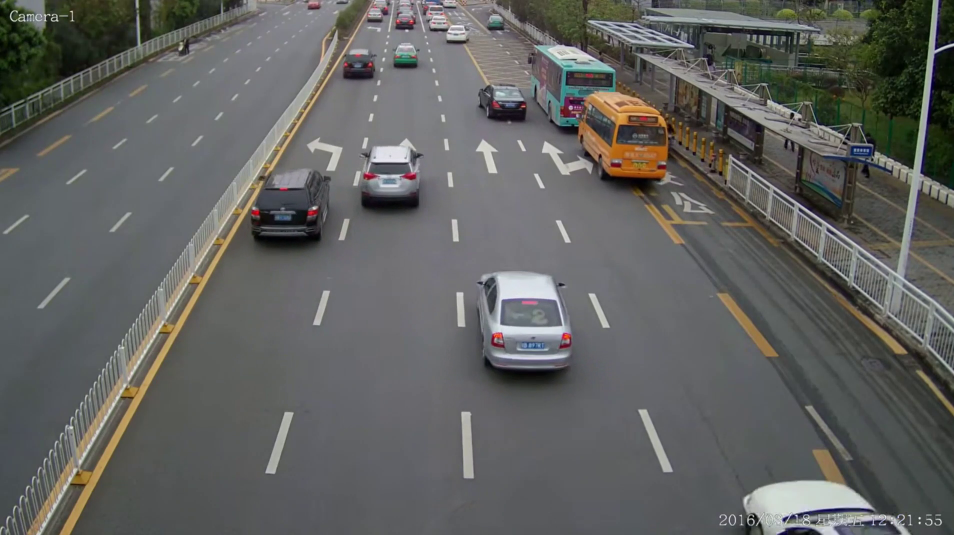
#> input picture frame 12 of wrong_way_detection/backend/data/videos/traffic_short.mp4, 1908 x 1070 px, given in place of output.mp4, which was not available (shown at 1/2 size)
$ python video_to_gif.py
#> lines starting #> are read from the running program, lines starting #| are printed output that depends on the picture
# demo/video_to_gif.py


import cv2
import imageio.v2 as imageio

video_path = "demo/output.mp4"
gif_path = "demo/output_gif.gif"

cap = cv2.VideoCapture(video_path)

frames = []

while True:
    ret, frame = cap.read()
#> frame is the input picture: shape (1070, 1908, 3); mean B, G, R 95.8, 97.9, 97.3

    if not ret:
        break

    # Resize to reduce GIF size
    frame = cv2.resize(frame, (640, 360))
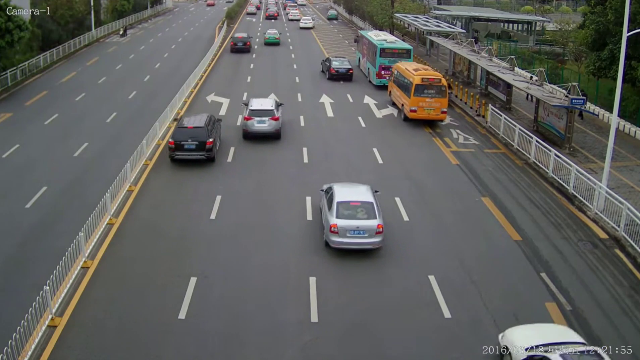
#> frame: shape (360, 640, 3); mean B, G, R 95.7, 97.8, 97.3

    # Convert BGR (OpenCV) to RGB (GIF)
    frame = cv2.cvtColor(frame, cv2.COLOR_BGR2RGB)

    frames.append(frame)

cap.release()

# Save GIF at 10 FPS
imageio.mimsave(gif_path, frames, fps=10, loop=0)

print(f"GIF saved successfully: {gif_path}")

$ run again, starting later in the video
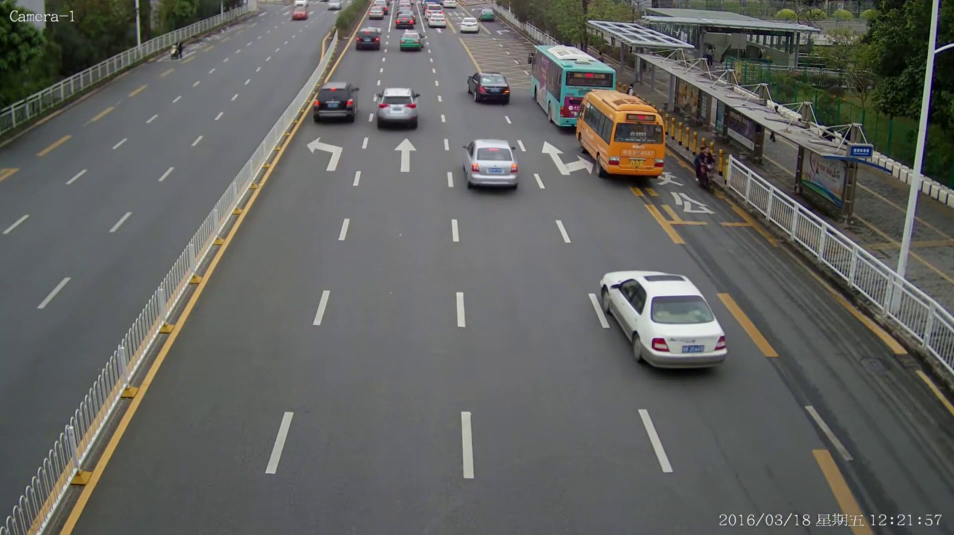
#> input picture frame 55 of wrong_way_detection/backend/data/videos/traffic_short.mp4, 1908 x 1070 px, given in place of output.mp4, which was not available (shown at 1/2 size)
#> frame is the input picture: shape (1070, 1908, 3); mean B, G, R 95.3, 98.3, 97.5
#> `frame = cv2.resize(frame, (640, 360))`:
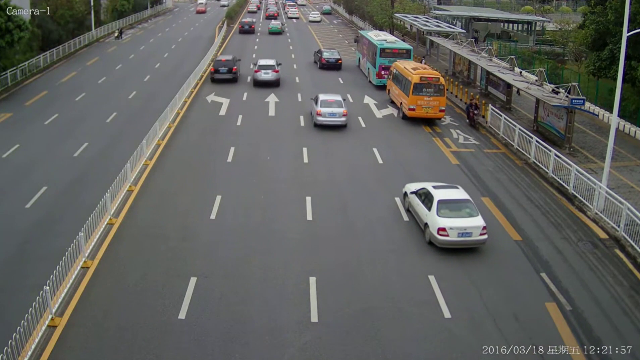
#> frame: shape (360, 640, 3); mean B, G, R 95.3, 98.2, 97.4

$ run again, starting later in the video
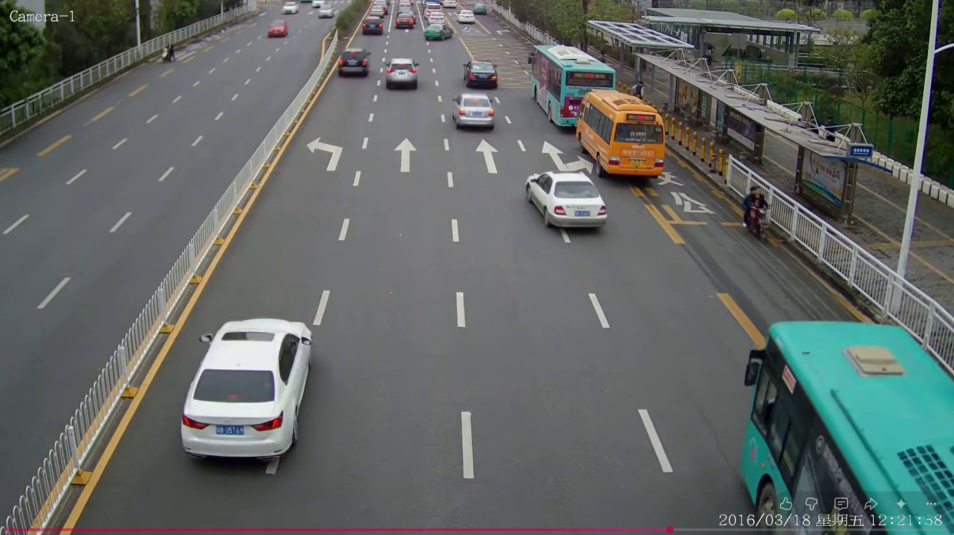
#> input picture frame 99 of wrong_way_detection/backend/data/videos/traffic_short.mp4, 1908 x 1070 px, given in place of output.mp4, which was not available (shown at 1/2 size)
#> frame is the input picture: shape (1070, 1908, 3); mean B, G, R 99.7, 102.4, 96.8
#> `frame = cv2.resize(frame, (640, 360))`:
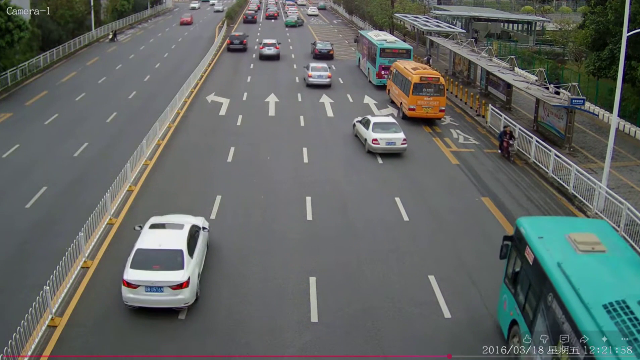
#> frame: shape (360, 640, 3); mean B, G, R 99.7, 102.3, 96.7
